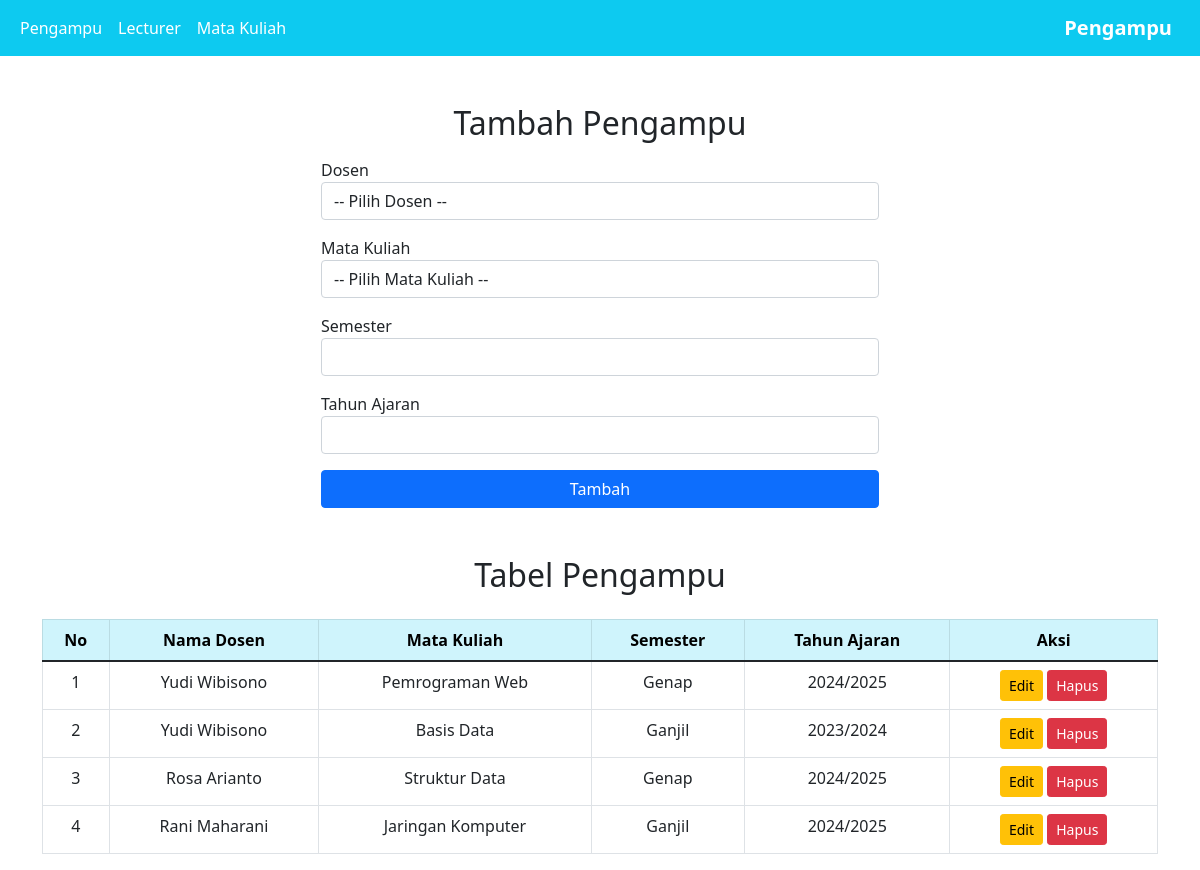
The app's page /pengampu.php with its own data.
### tables this page shows
CREATE TABLE pengampu (
  id INT AUTO_INCREMENT PRIMARY KEY,
  id_dosen INT,
  id_matkul INT,
  semester VARCHAR(10),
  tahun_ajaran VARCHAR(20),
  FOREIGN KEY (id_dosen) REFERENCES lecturers(id) ON DELETE CASCADE,
  FOREIGN KEY (id_matkul) REFERENCES mata_kuliah(id) ON DELETE CASCADE
);

CREATE TABLE lecturers (
  id INT AUTO_INCREMENT PRIMARY KEY,
  nama VARCHAR(100) NOT NULL,
  nidn VARCHAR(20) NOT NULL,
  telepon VARCHAR(20),
  tanggal_gabung DATE
);

CREATE TABLE mata_kuliah (
  id INT AUTO_INCREMENT PRIMARY KEY,
  nama_matkul VARCHAR(100) NOT NULL,
  kode_matkul VARCHAR(20) NOT NULL,
  sks INT NOT NULL
);

### controllers/PengampuController.php (called while the page is built, shortened)
<?php
include_once("models/Pengampu.php");
include_once("models/MataKuliah.php");
include_once("views/PengampuView.php");
class PengampuController
{
    private $pengampu;
    private $lecturer;
    private $matkul;
    function __construct()
    {
        $this->pengampu = new Pengampu(
            Config::$db_host,
            Config::$db_user,
            Config::$db_pass,
            Config::$db_name
        );
        $this->lecturer = new Lecturer(
            Config::$db_host,
            Config::$db_user,
            Config::$db_pass,
            Config::$db_name
        );
        $this->matkul = new MataKuliah(
            Config::$db_host,
            Config::$db_user,
            Config::$db_pass,
            Config::$db_name
        );
    }
    public function index()
    {
        $this->pengampu->open();
        $this->lecturer->open();
        $this->matkul->open();
        $this->pengampu->getPengampu();
        $this->lecturer->getLecturer();
        $this->matkul->getMataKuliah();
        $data = [
            "pengampu" => [],
            "lecturer" => [],
            "matkul" => []
        ];
        while ($row = $this->pengampu->getResult()) {
            $data["pengampu"][] = $row;
        }
        while ($row = $this->lecturer->getResult()) {
            $data["lecturer"][] = $row;
        }
        while ($row = $this->matkul->getResult()) {
            $data["matkul"][] = $row;
        }
        $view = new PengampuView();
        $view->render($data);
    }
}
?>

### models/DB.php (called while the page is built, shortened)
<?php
class DB {
    private $db_host = "";
    private $db_user = "";
    private $db_pass = "";
    private $db_name = "";
    private $db_link;
    function __construct($db_host, $db_user, $db_pass, $db_name)
    {
        $this->db_host = $db_host;
        $this->db_user = $db_user;
        $this->db_pass = $db_pass;
        $this->db_name = $db_name;
    }
    function open()
    {
        $this->db_link = mysqli_connect(
            $this->db_host,
            $this->db_user,
            $this->db_pass,
            $this->db_name
        );
    }
    function execute($query)
    {
        $this->result = mysqli_query($this->db_link, $query);
        return $this->result;
    }
}

### models/Pengampu.php (called while the page is built, shortened)
<?php
include_once("models/DB.php");
class Pengampu extends DB
{
    function getPengampu()
    {
        $query = "SELECT
                    pengampu.id,
                    lecturers.nama AS nama_dosen,
                    mata_kuliah.nama_matkul AS nama_matkul,
                    pengampu.semester,
                    pengampu.tahun_ajaran
                FROM pengampu
                JOIN lecturers ON pengampu.id_dosen = lecturers.id
                JOIN mata_kuliah ON pengampu.id_matkul = mata_kuliah.id";
        return $this->execute($query);
    }
}
?>

### views/PengampuView.php (the view, shortened to what this page needs)
<?php
class PengampuView
{
    public function render($data)
    {
        $no = 1;
        $rows = "";
        foreach ($data["pengampu"] as $val) {
            $rows .= "
                <tr>
                    <td>$no</td>
                    <td>{$val['nama_dosen']}</td>
                    <td>{$val['nama_matkul']}</td>
                    <td>{$val['semester']}</td>
                    <td>{$val['tahun_ajaran']}</td>
                    <td>
                        <a href='pengampu.php?id_edit={$val['id']}' class='btn btn-warning btn-sm'>Edit</a>
                        <a href='pengampu.php?id_hapus={$val['id']}' class='btn btn-danger btn-sm'>Hapus</a>
                    </td>
                </tr>
            ";
            $no++;
        }
    }
}

### pengampu.php
<?php
include_once("views/Template.php");
include_once("models/DB.php");
include_once("controllers/PengampuController.php");
$pengampu = new PengampuController();
if (isset($_POST['add'])) {
    $pengampu->add();
    exit;
}
else if (!empty($_GET['id_hapus'])) {
    $pengampu->delete($_GET['id_hapus']);
    exit;
}
else if (!empty($_GET['id_edit'])) {
    $pengampu->edit($_GET['id_edit']);
    exit;
}
else {
    $pengampu->index();
}

### views/Template.php (shortened to what this page needs)
<?php
class Template
{
    private $content = '';
    function __construct($filename = '')
    {
        $this->content = file_get_contents($filename);
    }
    function replace($placeholder, $value)
    {
        $this->content = str_replace($placeholder, $value, $this->content);
    }
    function clearUnusedPlaceholders()
    {
        $this->content = preg_replace('/\{\{[A-Z0-9_]+\}\}/', '', $this->content);
        $this->content = preg_replace('/DATA_[A-Z0-9_]+/', '', $this->content);
    }
    function write()
    {
        echo $this->content;
    }
}

### records on screen
pengampu: id_dosen.nama "Yudi Wibisono", id_matkul.nama_matkul "Pemrograman Web", semester "Genap", tahun_ajaran "2024/2025"
pengampu: id_dosen.nama "Yudi Wibisono", id_matkul.nama_matkul "Basis Data", semester "Ganjil", tahun_ajaran "2023/2024"
pengampu: id_dosen.nama "Rosa Arianto", id_matkul.nama_matkul "Struktur Data", semester "Genap", tahun_ajaran "2024/2025"
pengampu: id_dosen.nama "Rani Maharani", id_matkul.nama_matkul "Jaringan Komputer", semester "Ganjil", tahun_ajaran "2024/2025"
